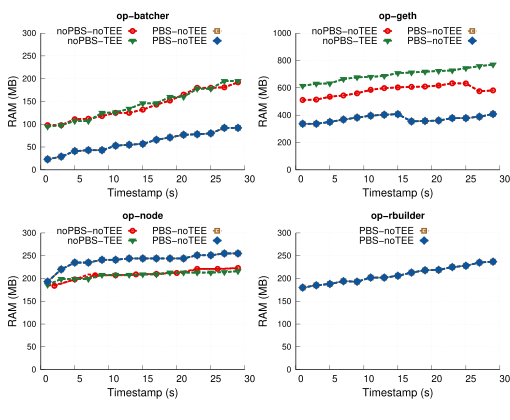

Write the gnuplot code that produced this figure.
# 
# Author: Peterson Yuhala
#

#set term postscript size 5in,2.3in linewidth 1 color eps enhanced 22
set term postscript size 5.1in,4.2in linewidth 1 color eps enhanced 22
set encoding utf8


set output "l2_ram_per_component.eps"
set datafile separator comma

load "styles.inc"
load "common.gnuplot" 
load "linetypes.gnuplot"

## Multiplot settings

## mp_startx # Left edge of col 0 plot area
## mp_starty          # Top of row 0 plot area
## mp_width            # Total width of plot area
## mp_height         # Total height of plot area
## mp_rowgap         # Gap between plot rows
## mp_colgap          # Gap between plot columns
          

#mp_startx=0.08
#mp_starty=0.15

#mp_height=0.65
#mp_rowgap=0.19
#mp_colgap=0.1
#mp_width=0.9

#eval mpSetup(2, 1)

mp_startx=0.08
mp_starty=0.08
mp_height=0.80
mp_rowgap=0.15
mp_colgap=0.1
mp_width=0.90

eval mpSetup(2, 2)
#

font_size = 14
label_size = 18

set style fill solid border -1
set boxwidth 0.15
set xtics offset 0.4,0.4,0
set ytics offset 0.5,0,0
set xlabel offset 0,1,0


set ytics nomirror
set grid y
set ytics font ",12"

eval mpNext
# --- GRAPH a (top left: noPBS-noTEE)

set title "op-batcher" font "Helvetica-bold,14" #offset 0,-0.2

set ylabel "RAM (MB)" font ",16"  offset 3.5,0
set xlabel "Timestamp (s)" font ",16"
set xtics font ",14"

set xrange[0:30]

set yrange [0:300]

#set logscale y

set key samplen 0.75 maxrows 2 at graph 0.5, 0.98 center font ",14"


plot 'data/no_pbs_no_tee/no-pbs_no-tee_270_sys_v2_op-batcher_cpu_ram.csv' u 1:5 every 2  w l ls 2006 notitle, \
     '' u 1:5 every 2 t "noPBS-noTEE" w lp ls 2006, \
     'data/no_pbs_tee/no-pbs_tee_270_sys_v2_op-batcher_cpu_ram.csv' u 1:5 every 2  w l ls 2007 notitle, \
     '' u 1:5 every 2 t "noPBS-TEE" w lp ls 2007, \
     'data/pbs_no_tee/pbs_rbuilder_no-tee_270_sys_v2_op-batcher_cpu_ram.csv' u 1:5 every 2 w l ls 22004 notitle, \
     '' u 1:5 every 2 t "PBS-noTEE" w lp ls 22004,\
     'data/pbs_no_tee/pbs_rbuilder_no-tee_270_sys_v2_op-batcher_cpu_ram.csv' u 1:5 every 2 w l ls 22001 notitle, \
     '' u 1:5 every 2 t "PBS-noTEE" w lp ls 22001


eval mpNext
# --- GRAPH a (top left: noPBS-noTEE)

set title "op-geth" font "Helvetica-bold,14" #offset 0,-0.2

set ylabel "RAM (MB)" font ",16"  offset 4,0
set xlabel "Timestamp (s)" font ",16"
set xtics font ",14"

set xrange[0:30]
set yrange [0:1000]

set key samplen 0.75 maxrows 2 at graph 0.5, 0.98 center font ",14"


plot 'data/no_pbs_no_tee/no-pbs_no-tee_270_sys_v2_op-geth_cpu_ram.csv' u 1:5 every 2  w l ls 2006 notitle, \
     '' u 1:5 every 2 t "noPBS-noTEE" w lp ls 2006, \
     'data/no_pbs_tee/no-pbs_tee_270_sys_v2_op-geth_cpu_ram.csv' u 1:5 every 2  w l ls 2007 notitle, \
     '' u 1:5 every 2 t "noPBS-TEE" w lp ls 2007, \
     'data/pbs_no_tee/pbs_rbuilder_no-tee_270_sys_v2_op-geth_cpu_ram.csv' u 1:5 every 2 w l ls 22004 notitle, \
     '' u 1:5 every 2 t "PBS-noTEE" w lp ls 22004,\
     'data/pbs_no_tee/pbs_rbuilder_no-tee_270_sys_v2_op-geth_cpu_ram.csv' u 1:5 every 2 w l ls 22001 notitle, \
     '' u 1:5 every 2 t "PBS-noTEE" w lp ls 22001



eval mpNext
# --- GRAPH a (top left: noPBS-noTEE)

set title "op-node" font "Helvetica-bold,14" #offset 0,-0.2

set ylabel "RAM (MB)" font ",16"  offset 3.5,0
set xlabel "Timestamp (s)" font ",16"
set xtics font ",14"

set xrange[0:30]
set yrange [0:300]

set key samplen 0.75 maxrows 2 at graph 0.5, 0.98 center font ",14"

plot 'data/no_pbs_no_tee/no-pbs_no-tee_270_sys_v2_op-node_cpu_ram.csv' u 1:5 every 2  w l ls 2006 notitle, \
     '' u 1:5 every 3 t "noPBS-noTEE" w lp ls 2006, \
     'data/no_pbs_tee/no-pbs_tee_270_sys_v2_op-node_cpu_ram.csv' u 1:5 every 2  w l ls 2007 notitle, \
     '' u 1:5 every 2 t "noPBS-TEE" w lp ls 2007, \
     'data/pbs_no_tee/pbs_rbuilder_no-tee_270_sys_v2_op-node_cpu_ram.csv' u 1:5 every 2 w l ls 22004 notitle, \
     '' u 1:5 every 2 t "PBS-noTEE" w lp ls 22004,\
     'data/pbs_no_tee/pbs_rbuilder_no-tee_270_sys_v2_op-node_cpu_ram.csv' u 1:5 every 2 w l ls 22001 notitle, \
     '' u 1:5 every 2 t "PBS-noTEE" w lp ls 22001



eval mpNext
# --- GRAPH a (top left: noPBS-noTEE)

set title "op-rbuilder" font "Helvetica-bold,14" #offset 0,-0.2

set ylabel "RAM (MB)" font ",16"  offset 3,0
set xlabel "Timestamp (s)" font ",16"
set xtics font ",14"

set yrange [0:300]

set key samplen 0.75 maxrows 2 at graph 0.5, 0.98 center font ",14"


plot 'data/pbs_no_tee/pbs_rbuilder_no-tee_270_sys_v2_op-rbuilder_cpu_ram.csv' u 1:5 every 2 w l ls 22004 notitle, \
     '' u 1:5 every 2 t "PBS-noTEE" w lp ls 22004,\
     'data/pbs_no_tee/pbs_rbuilder_no-tee_270_sys_v2_op-rbuilder_cpu_ram.csv' u 1:5 every 2 w l ls 22001 notitle, \
     '' u 1:5 every 2 t "PBS-noTEE" w lp ls 22001


     
!epstopdf "l2_ram_per_component.eps"
!rm "l2_ram_per_component.eps"
quit
